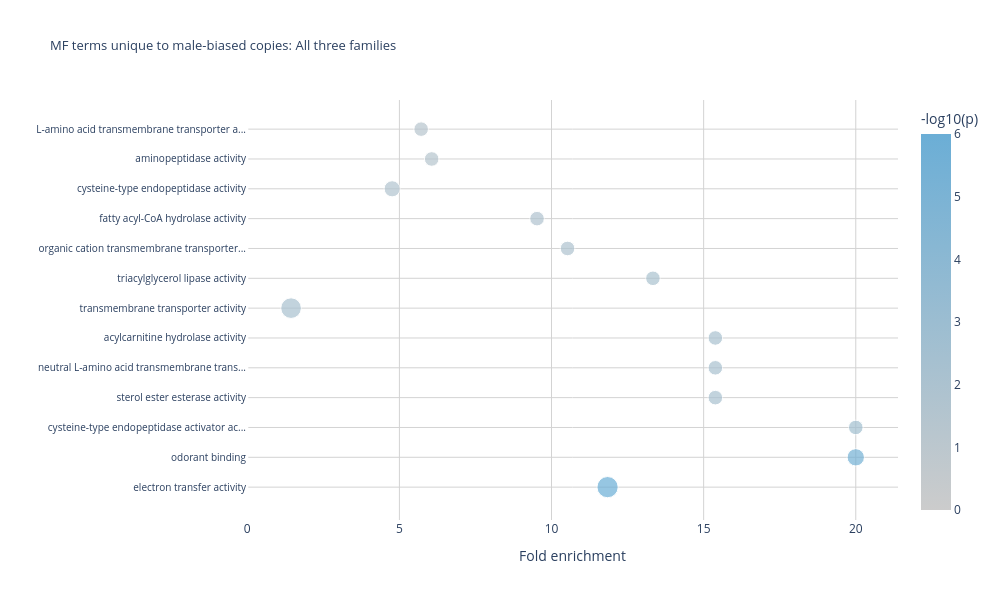

The notebook cell saved with this chart:
### Markdown cell above
MF: Male biased copies in All three

### Code cell
at_male_mf = df[
    (df["description_set"] == "AllThree_maleCopies") &
    (df["ontology"] == "MF")
].copy()

# Keep only terms unique to male copies (not in female)
at_female_mf_ids = set(df[
    (df["description_set"] == "AllThree_femaleCopies") &
    (df["ontology"] == "MF")
]["GO.ID"])

at_male_mf_unique = at_male_mf[~at_male_mf["GO.ID"].isin(at_female_mf_ids)].copy()
at_male_mf_unique["Term_short"] = at_male_mf_unique["Term"].str[:120]
at_male_mf_unique = at_male_mf_unique.sort_values("weight01").head(13)
y_order = at_male_mf_unique.sort_values("weight01", ascending=False)["Term_short"].tolist()
at_male_mf_unique["size_local"] = np.sqrt(at_male_mf_unique["Significant"])

fig = px.scatter(
    at_male_mf_unique,
    x="fold_enrichment_capped",
    y="Term_short",
    size="size_local",
    color="neg_log10_p",
    color_continuous_scale=SCALE_MALE,
    range_color=[0, 6],
    size_max=15,
    category_orders={"Term_short": y_order},
    labels={
        "neg_log10_p":           "-log10(p)",
        "Significant":           "Observed genes",
        "fold_enrichment_capped": "Fold enrichment",
        "Term_short":            ""
    },
    title="MF terms unique to male-biased copies: All three families",
    hover_data={"Significant": True, "size_local": False}
)

fig.update_layout(
    width=1000,
    height=600,
    font=dict(size=12),
    title=dict(font=dict(size=13)),
    plot_bgcolor="white",
    paper_bgcolor="white",
    coloraxis_colorbar=dict(title="-log10(p)"),
)

fig.update_xaxes(showgrid=True, gridcolor="lightgrey")
fig.update_yaxes(showgrid=True, gridcolor="lightgrey", tickfont=dict(size=10))

fig.show()

### Figure 1 — Plotly figure (JSON) as saved in the notebook; plotly's stock layout.template omitted (floating-point values rounded to 4 significant figures)
{"data": [{"customdata": [[9.0, 3.0], [4.0, 2.0], [2.0, 1.414], [2.0, 1.414], [2.0, 1.414], [2.0, 1.414], [8.0, 2.828], [2.0, 1.414], [2.0, 1.414], [2.0, 1.414], [3.0, 1.732], [2.0, 1.414], [2.0, 1.414]], "hovertemplate": "Fold enrichment=%{x}<br>=%{y}<br>Observed genes=%{customdata[0]}<br>-log10(p)=%{marker.color}<extra></extra>", "legendgroup": "", "marker": {"color": [7.398, 5.469, 2.569, 2.161, 2.161, 2.161, 2.149, 2.013, 1.836, 1.738, 1.604, 1.376, 1.321], "coloraxis": "coloraxis", "size": [3.0, 2.0, 1.414, 1.414, 1.414, 1.414, 2.828, 1.414, 1.414, 1.414, 1.732, 1.414, 1.414], "sizemode": "area", "sizeref": 0.01333, "symbol": "circle"}, "mode": "markers", "name": "", "orientation": "h", "showlegend": false, "type": "scatter", "x": [11.84, 20.0, 20.0, 15.38, 15.38, 15.38, 1.439, 13.33, 10.53, 9.524, 4.762, 6.061, 5.714], "xaxis": "x", "y": ["electron transfer activity", "odorant binding", "cysteine-type endopeptidase activator ac...", "neutral L-amino acid transmembrane trans...", "acylcarnitine hydrolase activity", "sterol ester esterase activity", "transmembrane transporter activity", "triacylglycerol lipase activity", "organic cation transmembrane transporter...", "fatty acyl-CoA hydrolase activity", "cysteine-type endopeptidase activity", "aminopeptidase activity", "L-amino acid transmembrane transporter a..."], "yaxis": "y"}], "layout": {"coloraxis": {"cmax": 6, "cmin": 0, "colorbar": {"title": {"text": "-log10(p)"}}, "colorscale": [[0, "#CCCCCC"], [1, "#6BAED6"]]}, "font": {"size": 12}, "height": 600, "legend": {"itemsizing": "constant", "tracegroupgap": 0}, "paper_bgcolor": "white", "plot_bgcolor": "white", "title": {"font": {"size": 13}, "text": "MF terms unique to male-biased copies: All three families"}, "width": 1000, "xaxis": {"anchor": "y", "domain": [0, 1], "gridcolor": "lightgrey", "showgrid": true, "title": {"text": "Fold enrichment"}}, "yaxis": {"anchor": "x", "categoryarray": ["electron transfer activity", "odorant binding", "cysteine-type endopeptidase activator ac...", "sterol ester esterase activity", "neutral L-amino acid transmembrane trans...", "acylcarnitine hydrolase activity", "transmembrane transporter activity", "triacylglycerol lipase activity", "organic cation transmembrane transporter...", "fatty acyl-CoA hydrolase activity", "cysteine-type endopeptidase activity", "aminopeptidase activity", "L-amino acid transmembrane transporter a..."], "categoryorder": "array", "domain": [0, 1], "gridcolor": "lightgrey", "showgrid": true, "tickfont": {"size": 10}, "title": {"text": ""}}}}
